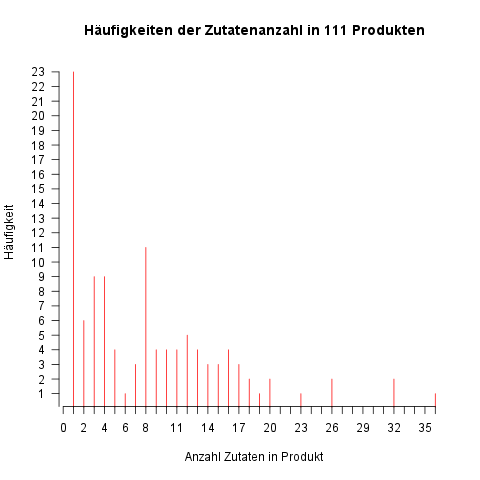

Recreate this plot in R.
# Read car and truck values from tab-delimited autos.dat
data <- read.table("./products_ingredients.dat", header=T, sep="|")
#data <- read.table("./products_ingredients2.dat", header=T, sep="|")
#data <- read.table("./autos.dat", header=T, sep="\t")

# Compute the largest y value used in the data (or we could
# just use range again)
# http://stackoverflow.com/questions/77434/how-to-access-the-last-value-in-a-vector
max_x <- tail(data$inganz, n=1)
max_y <- max(data$anz)
med <- median(data$anz)

#print(max_x)
#print(max_y)

# http://stackoverflow.com/questions/14424565/how-to-fill-date-gaps-in-data-frame
#print(data)
#print(data$anz)
#print(data$inganz)
hh <- data.frame(i=seq(min(1), max(max_x), by=1))
#print(hh)
res <- merge(data,hh,by.x='inganz',by.y='i',all.x=T,all.y=T)
#print(res)
# Define colors to be used for cars, trucks, suvs
plot_colors <- c("red")

# Start PNG device driver to save output to figure.png
#png(filename="./products_ingredients.png", height=295, width=300,
png(filename="./products_ingredients.png")
#, height=500, width=500, bg="white")

# Graph autos using y axis that ranges from 0 to max_y.
# Turn off axes and annotations (axis labels) so we can
# specify them ourself
plot(res$anz, type="h", col=plot_colors[1],
   ylim=c(1,max_y), xlim=c(1,max_x), axes=FALSE, ann=FALSE)

#plot(data$anzahl, data$inganz)
#abline(lm(data$anzahl~data$inganz))

# Make x axis using Mon-Fri labels
#axis(1, at=1:5, lab=c("Mon", "Tue", "Wed", "Thu", "Fri"))
axis(1, las=1, at=1*0:max_x)

# Make y axis with horizontal labels that display ticks at
# every 4 marks. 4*0:max_y is equivalent to c(0,4,8,12).
axis(2, las=1, at=1*0:max_y)
# Create box around plot
#box()

# Graph trucks with red dashed line and square points
#lines(data$count, type="o", pch=22, lty=2,
#   col=plot_colors[1])

# Graph suvs with green dotted line and diamond points
#lines(data$suvs, type="o", pch=23, lty=3,
#   col=plot_colors[3])

# Create a title with a red, bold/italic font
desc = paste("Häufigkeiten der Zutatenanzahl in", sum(data$anz),
			 "Produkten", sep=" ")
title(main=desc)

# Label the x and y axes with dark green text
title(xlab="Anzahl Zutaten in Produkt")
title(ylab="Häufigkeit")

# Create a legend at (1, max_y) that is slightly smaller
# (cex) and uses the same line colors and points used by
# the actual plots
#legend(1, max_y, names(data), cex=0.8, col=plot_colors,
#   pch=21:23, lty=1:3);

# Turn off device driver (to flush output to png)
dev.off()
